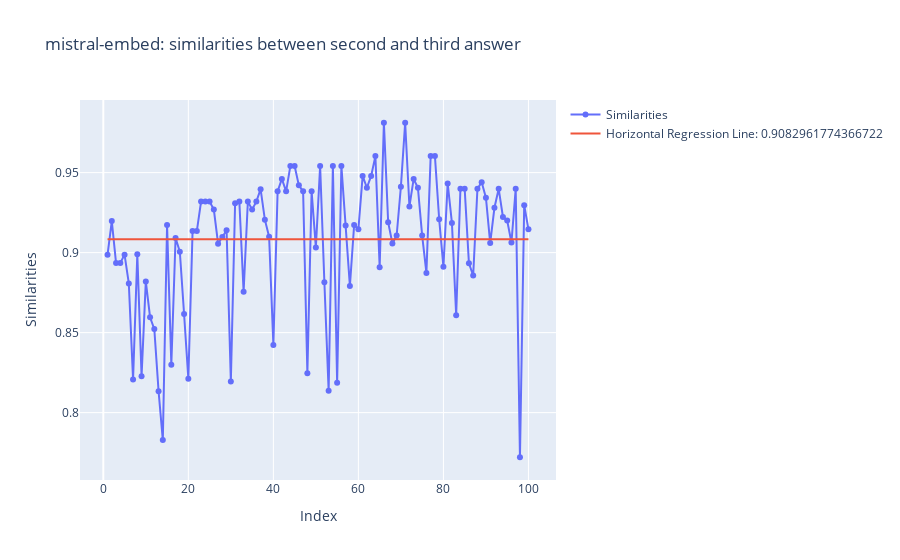

The cell this chart's notebook holds for it:
### Markdown cell above
Visualization

### Code cell
import plotly.graph_objs as go
import numpy as np

mean_similarity = np.mean(similarities_2_3_mistral)

x_values = list(range(1, len(similarities_2_3_mistral) + 1))

fig = go.Figure()

fig.add_trace(go.Scatter(x=x_values, y=similarities_2_3_mistral, mode='lines+markers', name='Similarities'))

fig.add_trace(go.Scatter(x=[x_values[0], x_values[-1]], y=[mean_similarity, mean_similarity],
                         mode='lines', name=f'Horizontal Regression Line: {mean_similarity}'))

fig.update_layout(
    title= "mistral-embed: similarities between second and third answer",
    xaxis_title="Index",
    yaxis_title="Similarities"
)

fig.show()

### Figure 1 — Plotly figure (JSON) as saved in the notebook; plotly's stock layout.template omitted (floating-point values rounded to 4 significant figures)
{"data": [{"mode": "lines+markers", "name": "Similarities", "type": "scatter", "x": [1, 2, 3, 4, 5, 6, 7, 8, 9, 10, 11, 12, 13, 14, 15, 16, 17, 18, 19, 20, 21, 22, 23, 24, 25, 26, 27, 28, 29, 30, 31, 32, 33, 34, 35, 36, 37, 38, 39, 40, 41, 42, 43, 44, 45, 46, 47, 48, 49, 50, 51, 52, 53, 54, 55, 56, 57, 58, 59, 60, 61, 62, 63, 64, 65, 66, 67, 68, 69, 70, 71, 72, 73, 74, 75, 76, 77, 78, 79, 80, 81, 82, 83, 84, 85, 86, 87, 88, 89, 90, 91, 92, 93, 94, 95, 96, 97, 98, 99, 100], "y": [0.8987, 0.9197, 0.8935, 0.8935, 0.8987, 0.8808, 0.8207, 0.8989, 0.8227, 0.882, 0.8596, 0.8522, 0.8134, 0.7828, 0.9173, 0.83, 0.9091, 0.9006, 0.8617, 0.8212, 0.9135, 0.9135, 0.9319, 0.9319, 0.9319, 0.9269, 0.9056, 0.9098, 0.914, 0.8195, 0.9309, 0.9319, 0.8755, 0.9319, 0.9269, 0.9319, 0.9396, 0.9206, 0.91, 0.8422, 0.9383, 0.9461, 0.9383, 0.9542, 0.9542, 0.942, 0.9383, 0.8247, 0.9383, 0.9032, 0.9542, 0.8815, 0.8137, 0.9542, 0.8186, 0.9542, 0.917, 0.8792, 0.9173, 0.9146, 0.9479, 0.9405, 0.9479, 0.9603, 0.8909, 0.9812, 0.919, 0.9057, 0.9107, 0.9412, 0.9812, 0.9288, 0.946, 0.9405, 0.9107, 0.8873, 0.9603, 0.9603, 0.9208, 0.8911, 0.9433, 0.9186, 0.8609, 0.9399, 0.9399, 0.8933, 0.8857, 0.9399, 0.944, 0.9343, 0.906, 0.928, 0.9399, 0.9223, 0.9201, 0.9063, 0.9399, 0.7721, 0.9296, 0.9145]}, {"mode": "lines", "name": "Horizontal Regression Line: 0.9082961774366722", "type": "scatter", "x": [1, 100], "y": [0.9083, 0.9083]}], "layout": {"title": {"text": "mistral-embed: similarities between second and third answer"}, "xaxis": {"title": {"text": "Index"}}, "yaxis": {"title": {"text": "Similarities"}}}}
